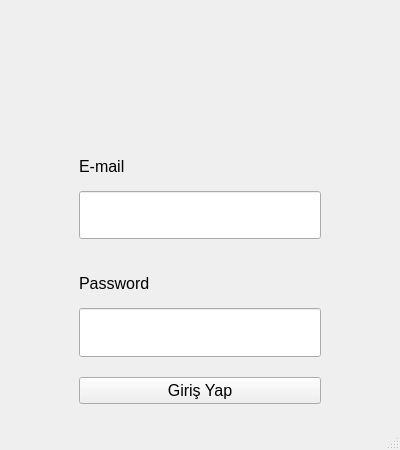
<?xml version="1.0" encoding="UTF-8"?>
<ui version="4.0">
 <class>MainWindow</class>
 <widget class="QMainWindow" name="MainWindow">
  <property name="geometry">
   <rect>
    <x>0</x>
    <y>0</y>
    <width>400</width>
    <height>450</height>
   </rect>
  </property>
  <property name="windowTitle">
   <string>MainWindow</string>
  </property>
  <widget class="QWidget" name="centralwidget">
   <layout class="QVBoxLayout" name="verticalLayout_4">
    <item>
     <layout class="QVBoxLayout" name="verticalLayout" stretch="0,0,0,0">
      <property name="spacing">
       <number>20</number>
      </property>
      <property name="leftMargin">
       <number>70</number>
      </property>
      <property name="topMargin">
       <number>15</number>
      </property>
      <property name="rightMargin">
       <number>70</number>
      </property>
      <property name="bottomMargin">
       <number>15</number>
      </property>
      <item>
       <layout class="QVBoxLayout" name="verticalLayout_5">
        <item>
         <widget class="QLabel" name="label_3">
          <property name="sizePolicy">
           <sizepolicy hsizetype="Minimum" vsizetype="Minimum">
            <horstretch>0</horstretch>
            <verstretch>0</verstretch>
           </sizepolicy>
          </property>
          <property name="minimumSize">
           <size>
            <width>50</width>
            <height>50</height>
           </size>
          </property>
          <property name="text">
           <string/>
          </property>
          <property name="pixmap">
           <pixmap>login-user.png</pixmap>
          </property>
          <property name="scaledContents">
           <bool>true</bool>
          </property>
         </widget>
        </item>
       </layout>
      </item>
      <item>
       <layout class="QVBoxLayout" name="verticalLayout_2">
        <property name="spacing">
         <number>0</number>
        </property>
        <item>
         <widget class="QLabel" name="label">
          <property name="sizePolicy">
           <sizepolicy hsizetype="Minimum" vsizetype="Minimum">
            <horstretch>0</horstretch>
            <verstretch>0</verstretch>
           </sizepolicy>
          </property>
          <property name="minimumSize">
           <size>
            <width>100</width>
            <height>25</height>
           </size>
          </property>
          <property name="font">
           <font>
            <pointsize>12</pointsize>
           </font>
          </property>
          <property name="text">
           <string>E-mail</string>
          </property>
         </widget>
        </item>
        <item>
         <widget class="QLineEdit" name="lineEdit">
          <property name="sizePolicy">
           <sizepolicy hsizetype="Minimum" vsizetype="Minimum">
            <horstretch>0</horstretch>
            <verstretch>0</verstretch>
           </sizepolicy>
          </property>
          <property name="minimumSize">
           <size>
            <width>100</width>
            <height>25</height>
           </size>
          </property>
          <property name="font">
           <font>
            <pointsize>12</pointsize>
           </font>
          </property>
         </widget>
        </item>
       </layout>
      </item>
      <item>
       <layout class="QVBoxLayout" name="verticalLayout_3">
        <property name="spacing">
         <number>0</number>
        </property>
        <item>
         <widget class="QLabel" name="label_2">
          <property name="sizePolicy">
           <sizepolicy hsizetype="Minimum" vsizetype="Minimum">
            <horstretch>0</horstretch>
            <verstretch>0</verstretch>
           </sizepolicy>
          </property>
          <property name="minimumSize">
           <size>
            <width>100</width>
            <height>25</height>
           </size>
          </property>
          <property name="font">
           <font>
            <pointsize>12</pointsize>
           </font>
          </property>
          <property name="text">
           <string>Password</string>
          </property>
         </widget>
        </item>
        <item>
         <widget class="QLineEdit" name="lineEdit_2">
          <property name="sizePolicy">
           <sizepolicy hsizetype="Minimum" vsizetype="Minimum">
            <horstretch>0</horstretch>
            <verstretch>0</verstretch>
           </sizepolicy>
          </property>
          <property name="minimumSize">
           <size>
            <width>100</width>
            <height>25</height>
           </size>
          </property>
          <property name="font">
           <font>
            <pointsize>12</pointsize>
           </font>
          </property>
          <property name="echoMode">
           <enum>QLineEdit::Password</enum>
          </property>
         </widget>
        </item>
       </layout>
      </item>
      <item>
       <layout class="QHBoxLayout" name="horizontalLayout">
        <item>
         <widget class="QPushButton" name="pushButton">
          <property name="font">
           <font>
            <pointsize>12</pointsize>
           </font>
          </property>
          <property name="text">
           <string>Giriş Yap</string>
          </property>
         </widget>
        </item>
       </layout>
      </item>
     </layout>
    </item>
   </layout>
  </widget>
  <widget class="QMenuBar" name="menubar">
   <property name="geometry">
    <rect>
     <x>0</x>
     <y>0</y>
     <width>400</width>
     <height>21</height>
    </rect>
   </property>
  </widget>
  <widget class="QStatusBar" name="statusbar"/>
 </widget>
 <resources/>
 <connections/>
</ui>
